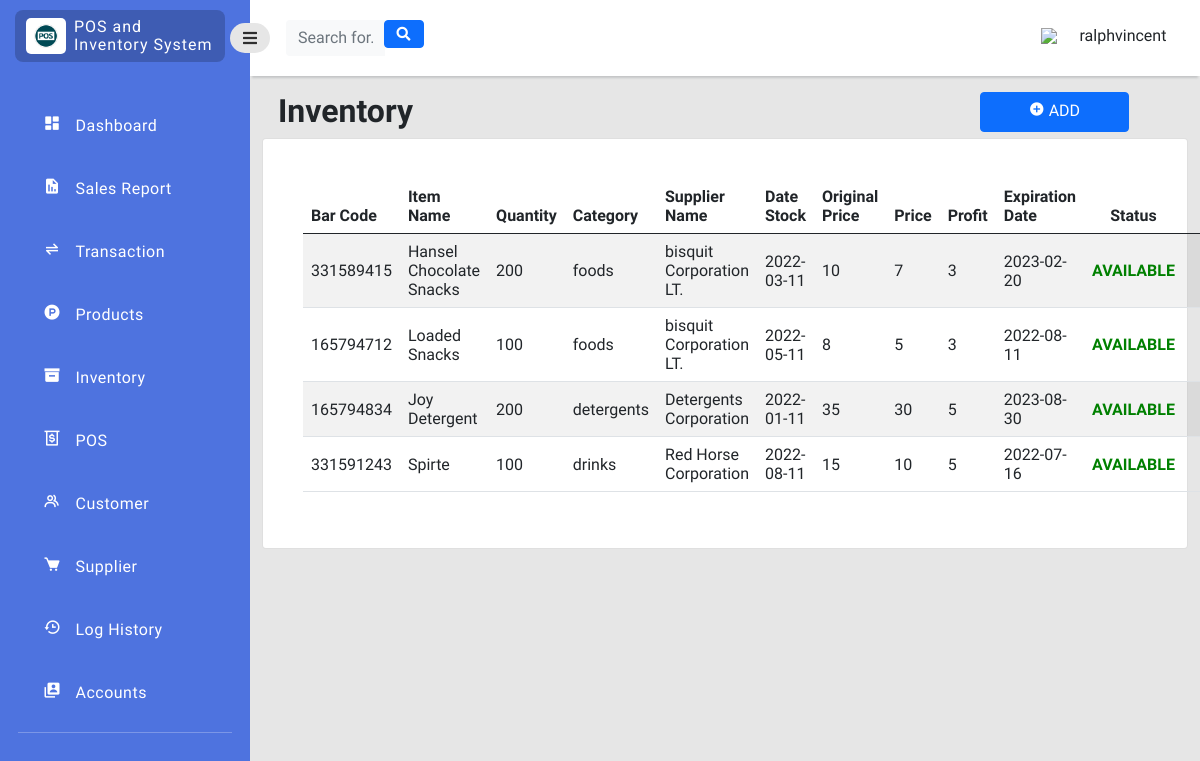
Page /php/inventory.php (signed in) on the committed database.
### tables this page shows
CREATE TABLE `inventory` (
  `item_id` bigint(11) NOT NULL,
  `bar_code` bigint(11) NOT NULL,
  `item_name` varchar(255) NOT NULL,
  `quantity` int(11) NOT NULL,
  `price` double NOT NULL,
  `orignal_price` double NOT NULL,
  `profit` double NOT NULL,
  `category_id` int(11) NOT NULL,
  `supplier_id` int(11) NOT NULL,
  `stock_in` date NOT NULL,
  `date_expired` date NOT NULL,
  `status` enum('active','archive') NOT NULL
);

CREATE TABLE `category` (
  `category_id` int(11) NOT NULL,
  `category_name` enum('foods','drinks','detergents') NOT NULL
);

CREATE TABLE `supplier` (
  `supplier_id` int(11) NOT NULL,
  `company_name` varchar(255) NOT NULL,
  `location_id` int(255) NOT NULL,
  `phone_no` int(11) NOT NULL
);

### php/inventory.php (the view, shortened to what the rows shown need)
<?php
include 'connection.php';
?>
<html lang="en">
  <head>
    <link href="https://cdn.jsdelivr.net/npm/bootstrap@5.0.2/dist/css/bootstrap.min.css" rel="stylesheet"
>
    <link rel="stylesheet" type="text/css" href="../style/dash.css">
    <link
      href="https://cdnjs.cloudflare.com/ajax/libs/font-awesome/5.15.1/css/all.min.css"
      rel="stylesheet"
    />
    <link href='https://unpkg.com/boxicons@2.1.2/css/boxicons.min.css' rel='stylesheet'>
    </head>
    <body>
    <div class="page">
        <div class="content">
            <div class="col py-3 d-flex justify-content-center overflow-auto">
                 <div class="container-fluid">
                <div class="row">
                        <div class="col d-flex justify-content">
                            <br>
                            <div class="w-50">
                                <h2 class="text-dark text-start ps-3 fw-bold">Inventory </h2>
                            </div>
                        </div>
                    </div>
                    <div class="row">
                        <div class="col ">
                            <div class="card">
                                <div class="card-body rounded-3 m-4 table-responsive-sm">
                                    <table class="table table-striped align-middle" id="InventoryTab">
                                        <thead>
                                            <tr>
                                                <th scope="col">Bar Code</th>
                                                <th scope="col">Item Name</th>
                                                <th scope="col">Quantity</th>
                                                <th scope="col">Category</th>
                                                <th scope="col">Supplier Name</th>
                                                <th scope="col">Date Stock</th>
                                                <th scope="col">Original Price</th>
                                                <th scope="col">Price</th>
                                                <th scope="col">Profit</th>
                                                <th scope="col">Expiration Date</th>
                                                <th scope="col" style="text-align: center;">Status</th>
                                                <th scope="col" style="text-align: center;">Action</th>
                                            </tr>
                                        </thead>
                                        <tbody>
                                            <?php
                                            $query_run = mysqli_query($con,"SELECT * FROM inventory WHERE status = 'active'");
                                            $sql_run = mysqli_query($con,"SELECT * FROM category,inventory WHERE(category.category_id=inventory.category_id)");
                                            $sup_run = mysqli_query($con,"SELECT * FROM supplier,inventory WHERE(supplier.supplier_id=inventory.supplier_id)");
                                            while ($row=mysqli_fetch_assoc($query_run) AND $rows=mysqli_fetch_assoc($sql_run) AND $raw=mysqli_fetch_assoc($sup_run)) { ?>
                                            <tr>
                                                <td><?php echo $row['bar_code'];  ?></td>
                                                <td><?php echo $row['item_name'];  ?></td>
                                                <td ><?php echo $row['quantity'];  ?></td>
                                                <td ><?php echo $rows['category_name'];  ?></td>
                                                <td><?php echo $raw['company_name'];  ?></td>
                                                <td><?php echo $row['stock_in'];  ?></td>
                                                <td ><?php echo $row['orignal_price'];  ?></td>
                                                <td ><?php echo $row['price'];  ?></td>
                                                <td ><?php echo $row['profit'];  ?></td>
                                                <td><?php echo $row['date_expired'];  ?></td>
                                                <?php
                                                $date = $row['date_expired'];
                                                $barcode =$row['bar_code'];
                                                $week = date("Y-m-d", strtotime('-7 days'));
                                                   if ($date == date("Y-m-d")) {
                                                       echo '
                                                         <td style="color: red; font-weight: bold;">EXPIRED</td>
                                                       ';
                                                       $archive = mysqli_query($con,"UPDATE inventory SET status = 'archive' WHERE bar_code = '$barcode'");
                                                       if ($archive) {
                                                           echo '
                                                               <script>
                                                                    function refreshPage()
                                                                    {
                                                                        window.location = window.location.href;
                                                                    }
                                                                    setInterval("refreshPage()",0);
                                                                </script>
                                                                                                                           ';
                                                       }
                                                       else{
                                                          echo mysqli_error($con);
                                                       }
                                                   }
                                                   elseif ($date < $week) {
                                                        echo '
                                                         <td style="color: yellow; font-weight: bold;">FOR EXPIRING</td>
                                                       ';
                                                   }
                                                   else{
                                                    echo '
                                                         <td style="color: green; font-weight: bold;">AVAILABLE</td>
                                                       ';
                                                   }
                                                ?>
                                                <td>
                                                    <div class="d-flex flex-row justify-content-center">
                                                </td>
                                            </tr>
                                        <?php }  ?>
                                        </tbody>
                                    </table>
                                </div>
                            </div>
                        </div>
                    </div>
                </div>
            </div>
        </div>
    </div>
</body>
</html>

### rows in the picture
inventory: bar_code "331589415", item_name "Hansel Chocolate Snacks", quantity "200", category.category_name "foods", supplier.company_name "bisquit Corporation LT.", stock_in "2022-03-11", orignal_price "10", price "7", profit "3", date_expired "2023-02-20", shows "AVAILABLE"
inventory: bar_code "165794712", item_name "Loaded Snacks", quantity "100", category.category_name "foods", supplier.company_name "bisquit Corporation LT.", stock_in "2022-05-11", orignal_price "8", price "5", profit "3", date_expired "2022-08-11", shows "AVAILABLE"
inventory: bar_code "165794834", item_name "Joy Detergent", quantity "200", category.category_name "detergents", supplier.company_name "Detergents Corporation", stock_in "2022-01-11", orignal_price "35", price "30", profit "5", date_expired "2023-08-30", shows "AVAILABLE"
inventory: bar_code "331591243", item_name "Spirte", quantity "100", category.category_name "drinks", supplier.company_name "Red Horse Corporation", stock_in "2022-08-11", orignal_price "15", price "10", profit "5", date_expired "2022-07-16", shows "AVAILABLE"

### other values in the picture
$_SESSION["username"] "ralphvincent"
